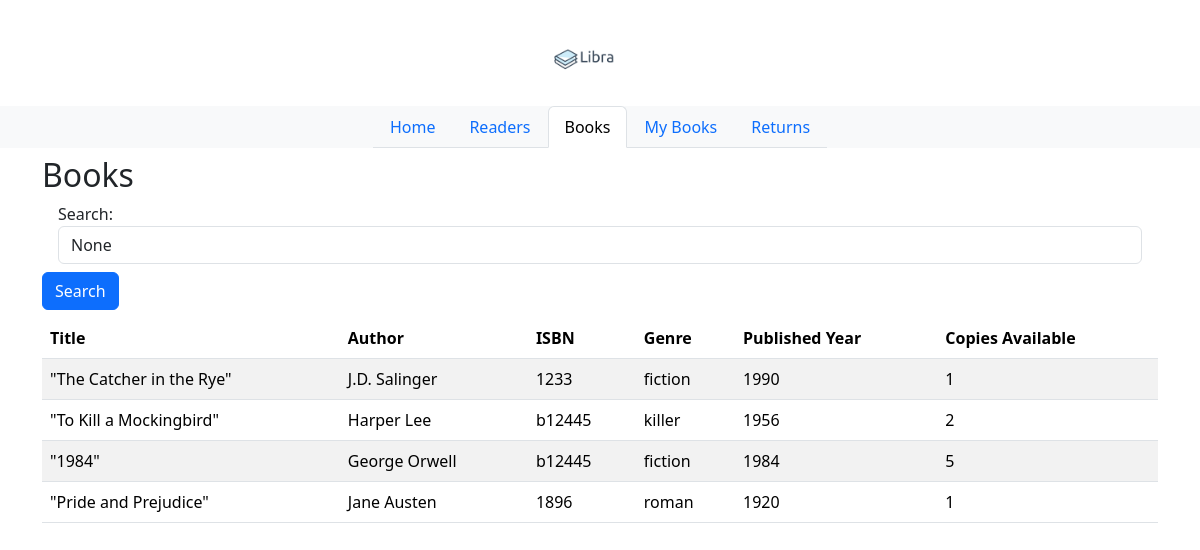
/books/, run on an earlier commit of the app's database.
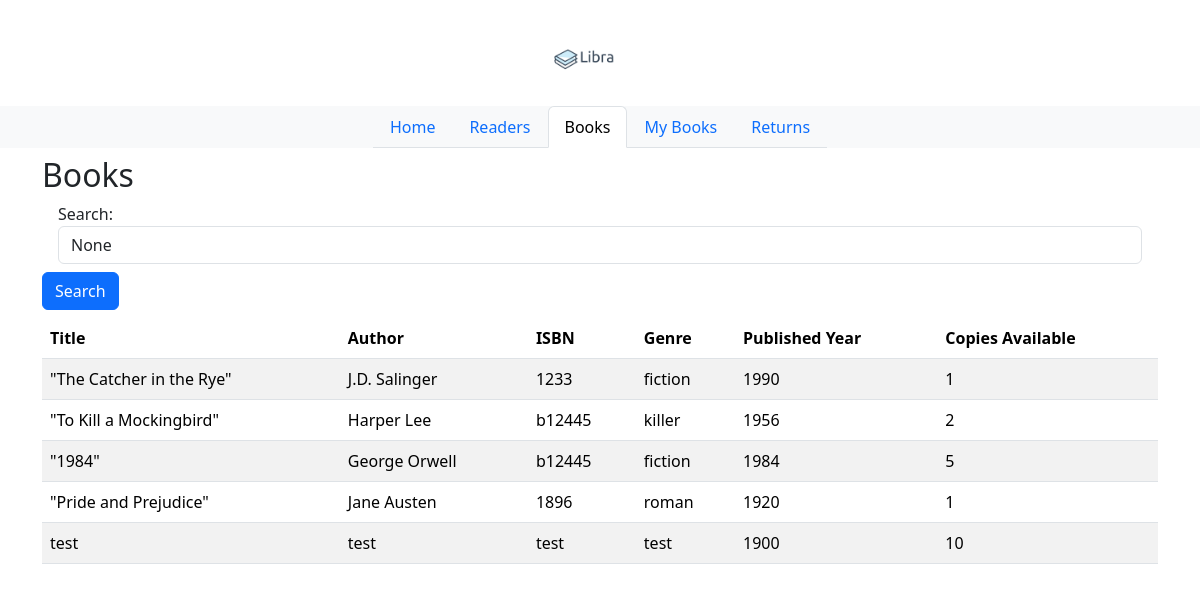
And on a later commit of the database.
### libs_app/models.py (models this page shows, shortened)
class Book(models.Model):
    title = models.CharField(max_length=200)
    author = models.CharField(max_length=100)
    isbn = models.CharField(max_length=20)
    genre = models.CharField(max_length=100)
    published_year = models.IntegerField()
    copies_available = models.IntegerField(default=1)

### libs_app/views.py (the view)
# urls.py: path('books/', views.books_tab, name='books'),
def books_tab(request):
    query = request.GET.get('query')
    if query:
        books = Book.objects.filter(title__icontains=query)
    else:
        books = Book.objects.all()
    return render(request, "books.html", context={"current_tab": "books", "books": books, "query": query})

### libs_app/templates/books.html
<!DOCTYPE html>
{% extends "index.html" %}
{% load static %}
{% block main_content %}
<div class="container">
    <h2>Books</h2>
    <form class="form-inline" method="GET">
        <div class="form-group mx-sm-3 mb-2">
            <label for="query" class="sr-only">Search:</label>
            <input type="text" class="form-control" id="query" name="query" placeholder="Search by title" value="{{ query }}">
        </div>
        <button type="submit" class="btn btn-primary mb-2">Search</button>
    </form>
    <table class="table table-striped">
        <thead>
            <tr>
                <th>Title</th>
                <th>Author</th>
                <th>ISBN</th>
                <th>Genre</th>
                <th>Published Year</th>
                <th>Copies Available</th>
            </tr>
        </thead>
        <tbody>
            {% for book in books %}
            <tr>
                <td>{{ book.title }}</td>
                <td>{{ book.author }}</td>
                <td>{{ book.isbn }}</td>
                <td>{{ book.genre }}</td>
                <td>{{ book.published_year }}</td>
                <td>{{ book.copies_available }}</td>
            </tr>
            {% empty %}
            <tr>
                <td colspan="6">No books found.</td>
            </tr>
            {% endfor %}
        </tbody>
    </table>
</div>
{% endblock %}

What changed in the data, as far as the page shows it:
added Book: title "test", author "test", isbn "test", genre "test", published_year "1900", copies_available "10"
